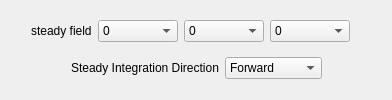
           <widget class="QFrame" name="steadyFieldFrame">
            <property name="frameShape">
             <enum>QFrame::NoFrame</enum>
            </property>
            <property name="frameShadow">
             <enum>QFrame::Plain</enum>
            </property>
            <property name="lineWidth">
             <number>0</number>
            </property>
            <layout class="QHBoxLayout" name="horizontalLayout_2">
             <item>
              <layout class="QVBoxLayout" name="verticalLayout">
               <item>
                <layout class="QHBoxLayout">
                 <item>
                  <spacer name="spacer44">
                   <property name="orientation">
                    <enum>Qt::Horizontal</enum>
                   </property>
                   <property name="sizeType">
                    <enum>QSizePolicy::Expanding</enum>
                   </property>
                   <property name="sizeHint" stdset="0">
                    <size>
                     <width>20</width>
                     <height>20</height>
                    </size>
                   </property>
                  </spacer>
                 </item>
                 <item>
                  <widget class="QLabel" name="textLabel8">
                   <property name="text">
                    <string>steady field</string>
                   </property>
                   <property name="wordWrap">
                    <bool>false</bool>
                   </property>
                  </widget>
                 </item>
                 <item>
                  <widget class="QComboBox" name="xSteadyVarCombo">
                   <property name="minimumSize">
                    <size>
                     <width>80</width>
                     <height>0</height>
                    </size>
                   </property>
                   <property name="toolTip">
                    <string>Specify the variable that is mapped to the X coord of the field</string>
                   </property>
                   <item>
                    <property name="text">
                     <string>0</string>
                    </property>
                   </item>
                   <item>
                    <property name="text">
                     <string>N/A</string>
                    </property>
                   </item>
                   <item>
                    <property name="text">
                     <string>N/A</string>
                    </property>
                   </item>
                   <item>
                    <property name="text">
                     <string>N/A</string>
                    </property>
                   </item>
                  </widget>
                 </item>
                 <item>
                  <widget class="QComboBox" name="ySteadyVarCombo">
                   <property name="minimumSize">
                    <size>
                     <width>80</width>
                     <height>0</height>
                    </size>
                   </property>
                   <property name="toolTip">
                    <string>Specify the variable that is mapped to the Y coord of the field</string>
                   </property>
                   <property name="currentIndex">
                    <number>0</number>
                   </property>
                   <item>
                    <property name="text">
                     <string>0</string>
                    </property>
                   </item>
                   <item>
                    <property name="text">
                     <string>N/A</string>
                    </property>
                   </item>
                   <item>
                    <property name="text">
                     <string>N/A</string>
                    </property>
                   </item>
                   <item>
                    <property name="text">
                     <string>N/A</string>
                    </property>
                   </item>
                  </widget>
                 </item>
                 <item>
                  <widget class="QComboBox" name="zSteadyVarCombo">
                   <property name="minimumSize">
                    <size>
                     <width>80</width>
                     <height>0</height>
                    </size>
                   </property>
                   <property name="toolTip">
                    <string>Specify the variable that is mapped to the Z coord of the field</string>
                   </property>
                   <property name="currentIndex">
                    <number>0</number>
                   </property>
                   <item>
                    <property name="text">
                     <string>0</string>
                    </property>
                   </item>
                   <item>
                    <property name="text">
                     <string>N/A</string>
                    </property>
                   </item>
                   <item>
                    <property name="text">
                     <string>N/A</string>
                    </property>
                   </item>
                   <item>
                    <property name="text">
                     <string>N/A</string>
                    </property>
                   </item>
                  </widget>
                 </item>
                 <item>
                  <spacer name="spacer45">
                   <property name="orientation">
                    <enum>Qt::Horizontal</enum>
                   </property>
                   <property name="sizeType">
                    <enum>QSizePolicy::Expanding</enum>
                   </property>
                   <property name="sizeHint" stdset="0">
                    <size>
                     <width>31</width>
                     <height>20</height>
                    </size>
                   </property>
                  </spacer>
                 </item>
                </layout>
               </item>
               <item>
                <layout class="QHBoxLayout">
                 <item>
                  <spacer name="spacer58_2">
                   <property name="orientation">
                    <enum>Qt::Horizontal</enum>
                   </property>
                   <property name="sizeType">
                    <enum>QSizePolicy::Expanding</enum>
                   </property>
                   <property name="sizeHint" stdset="0">
                    <size>
                     <width>51</width>
                     <height>20</height>
                    </size>
                   </property>
                  </spacer>
                 </item>
                 <item>
                  <widget class="QLabel" name="textLabel2_4">
                   <property name="text">
                    <string>Steady Integration Direction</string>
                   </property>
                   <property name="alignment">
                    <set>Qt::AlignCenter</set>
                   </property>
                   <property name="wordWrap">
                    <bool>false</bool>
                   </property>
                  </widget>
                 </item>
                 <item>
                  <widget class="QComboBox" name="steadyDirectionCombo">
                   <property name="toolTip">
                    <string>Specify the direction in which the steady field will be integrated.</string>
                   </property>
                   <property name="currentIndex">
                    <number>2</number>
                   </property>
                   <item>
                    <property name="text">
                     <string>Backward</string>
                    </property>
                   </item>
                   <item>
                    <property name="text">
                     <string>Bidirectional</string>
                    </property>
                   </item>
                   <item>
                    <property name="text">
                     <string>Forward</string>
                    </property>
                   </item>
                  </widget>
                 </item>
                 <item>
                  <spacer name="spacer57_2_2">
                   <property name="orientation">
                    <enum>Qt::Horizontal</enum>
                   </property>
                   <property name="sizeType">
                    <enum>QSizePolicy::Expanding</enum>
                   </property>
                   <property name="sizeHint" stdset="0">
                    <size>
                     <width>21</width>
                     <height>20</height>
                    </size>
                   </property>
                  </spacer>
                 </item>
                </layout>
               </item>
              </layout>
             </item>
            </layout>
           </widget>
